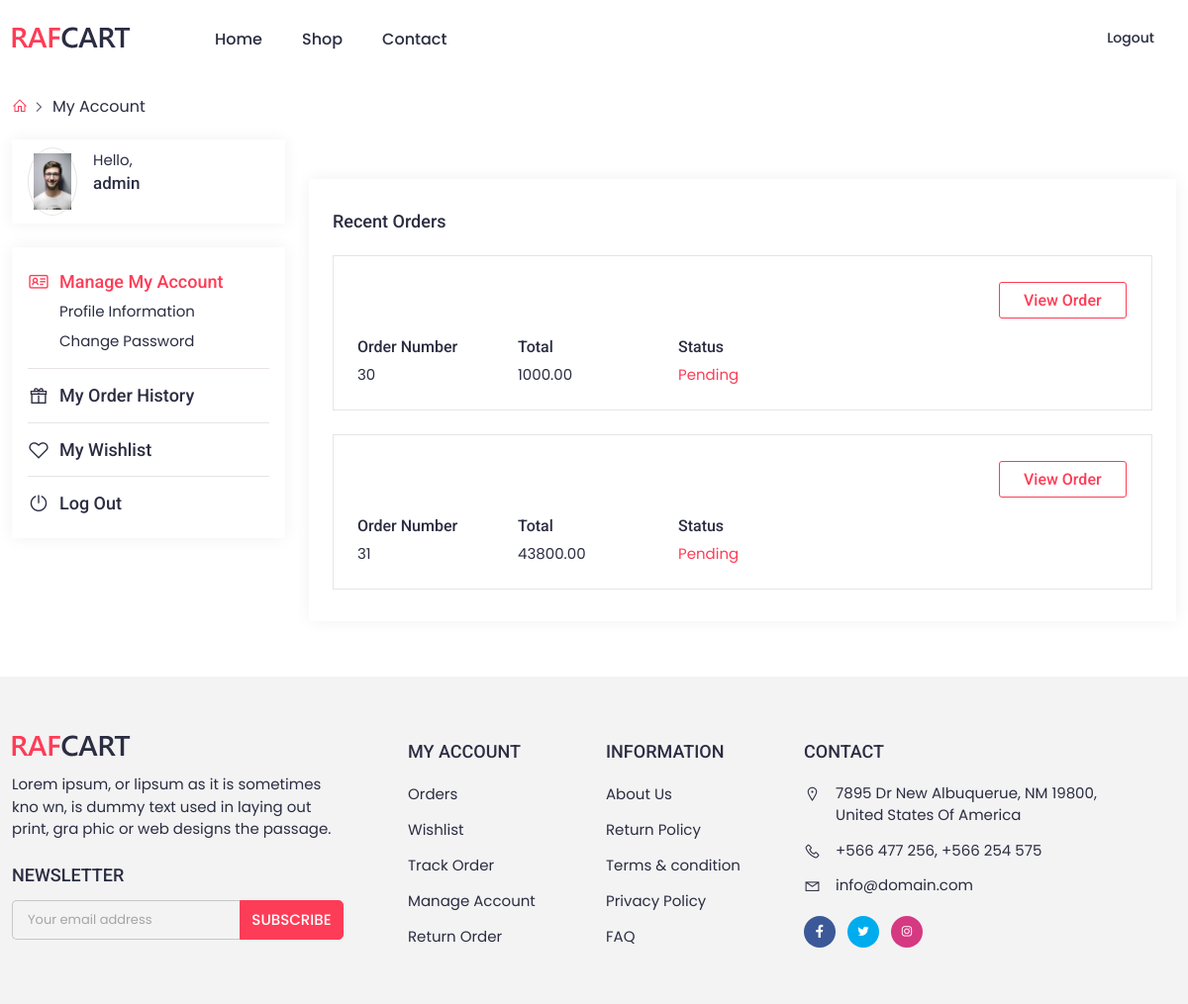
Before: /account/user/ (signed in) with the older database file.
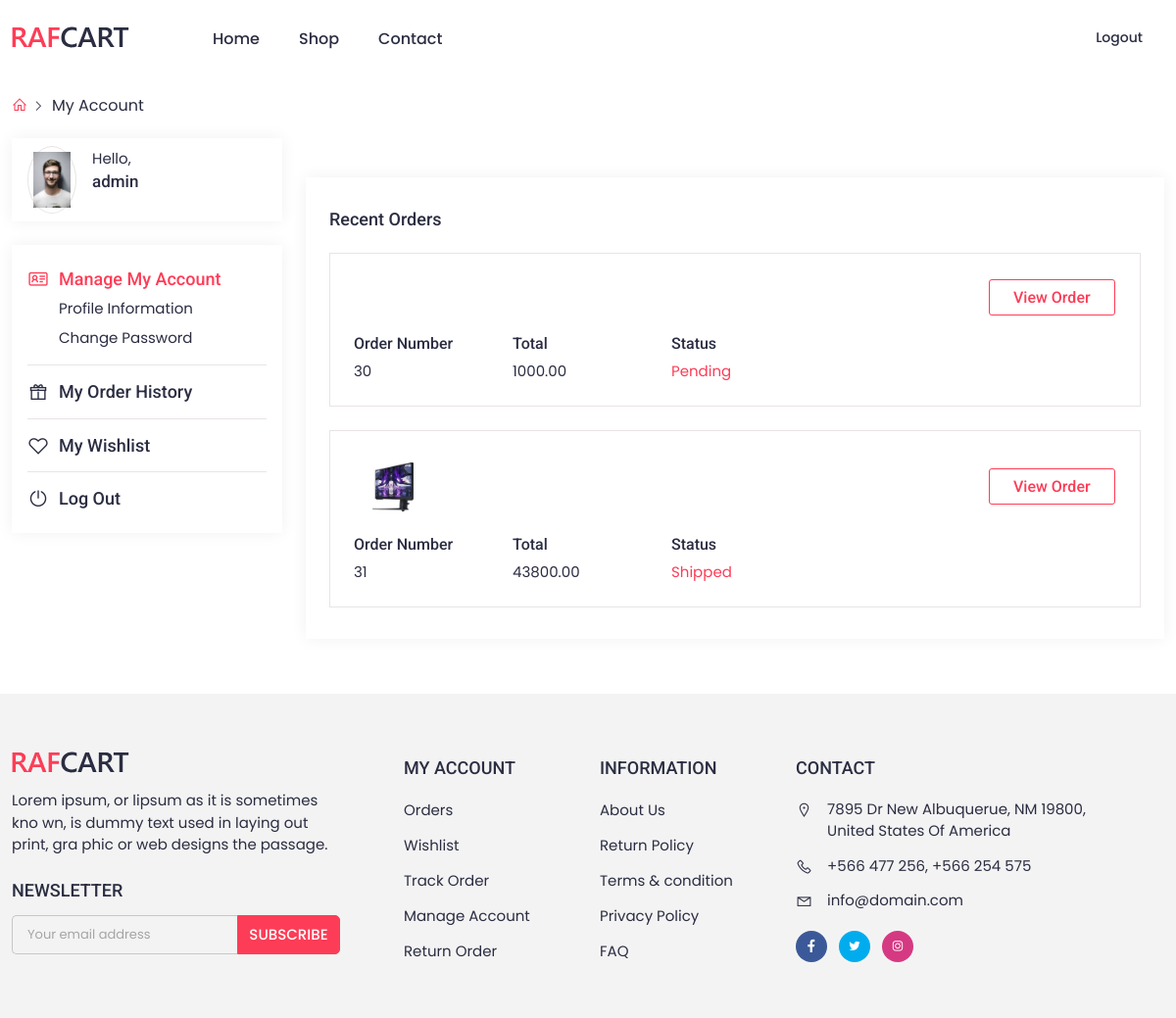
After: the same page with the newer database file.
### shop/models.py (models this page shows, shortened)
class Order(models.Model):
    user = models.ForeignKey(CustomUser, on_delete=models.CASCADE,related_name='orders')
    name = models.CharField(max_length=255)
    address = models.CharField(max_length=255)
    phone = models.CharField(max_length=20)
    email = models.EmailField()
    total_price = models.DecimalField(max_digits=10, decimal_places=2)
    cart_items = models.ManyToManyField(CartItem)
    created_at = models.DateField(default=timezone.now)
    STATUS_CHOICES = [
        ('pending', 'Pending'),
        ('shipped', 'Shipped'),
        ('delivered', 'Delivered'),
        ('cancelled', 'Cancelled'),
    ]
    status = models.CharField(max_length=20, choices=STATUS_CHOICES, default='pending',null=True)

class CartItem(models.Model):
    cart = models.ForeignKey(Cart, on_delete=models.CASCADE)
    product = models.ForeignKey(Product, on_delete=models.CASCADE)
    quantity = models.PositiveIntegerField(default=1)

class Product(models.Model):
    user = models.ForeignKey(CustomUser,on_delete=models.CASCADE,related_name='Product_user',null=True,blank=True)
    Name = models.CharField(max_length=60)
    Price = models.FloatField()
    Description = models.TextField(max_length=2000)
    Image = models.ImageField(upload_to='images/')
    Availability = models.BooleanField(default=True)
    Color=ColorField(default='#000000')
    Category=models.ForeignKey(Category, on_delete=models.SET_NULL, related_name="products",null=True)
    SubCategory=models.ForeignKey(SubCategory, on_delete=models.SET_NULL, related_name="products",null=True)
    Brand = models.ForeignKey(Brand, on_delete=models.CASCADE, related_name="Brand_Product",null=True)

### account/views.py (the view)
# urls.py: path('user/',views.account,name='user'),
@login_required
def account(request):
    user = request.user
    user_orders = user.orders.all() if hasattr(user, 'orders') else []
    return render(request, 'account/account.html', {'user': user, 'user_orders': user_orders})

### templates/account/account.html (shortened to what this page needs)
{% extends "base.html" %}
{% load static %}
{% block content %}
    <div class="container">
      <div class="breadcrumbs">
        <a href="{% url 'home'  %}"><i class="las la-home"></i></a>
        <a href="#" class="active">My Account</a>
      </div>
    </div>
     <div class="my_account_wrap section_padding_b">
      <div class="container">
        <div class="row">
          <div class="col-lg-3">
            <div class="account_sidebar">
              <div class="account_profile position-relative shadow_sm">
                <div class="acprof_img">
                  <a href="{% url 'user' %}">
                    <img
                          loading="lazy"
                          src="{% if user.img %}{{ user.img.url }}{% else %}{% static 'assets/images/default_image.jpeg' %}{% endif %}"
                          alt="Profile Image"
                    />
                  </a>
                </div>
                <div class="acprof_cont">
                  <p>Hello,</p>
                  <h4>{{user.name}}</h4>
                </div>
              </div>
              <div class="acprof_wrap shadow_sm">
                <div class="acprof_links">
                  <a href="account.html" class="active">
                    <h4 class="acprof_link_title">
                      <i class="lar la-id-card"></i>
                      Manage My Account
                    </h4>
                  </a>
                  <a href="{% url 'usre_info' %}">Profile Information</a>
                  <a href="{% url 'change_password' %}">Change Password</a>
                </div>
                <div class="acprof_links">
                  <a href="account-order-history.html">
                    <h4 class="acprof_link_title">
                      <i class="las la-gift"></i>
                      My Order History
                    </h4>
                  </a>
                </div>
                <div class="acprof_links">
                  <a href="{% url 'wishlist_list'  %}">
                    <h4 class="ac_link_title">
                      <i class="lar la-heart"></i>
                      My Wishlist
                    </h4>
                  </a>
                </div>
                <div class="acprof_links border-0">
                  <a  href="{% url 'logout' %}">
                    <h4 class="acprof_link_title">
                      <i class="las la-power-off"></i>
                      Log Out
                    </h4>
                  </a>
                </div>
              </div>
            </div>
          </div>
          <div class="col-lg-9">
            <div class="account_cont_wrap">
              <div class="prof_recent_order shadow_sm">
                <h4>Recent Orders</h4>
                {% for order in user_orders %}
                  <div class="single_prof_recorder">
                    <div class="prorder_img">
                      {% for cart_item in order.cart_items.all %}
                        <img
                            loading="lazy"
                            src="{{ cart_item.product.Image.url}}"
                            alt="product"
                        />
                      {% endfor %}
                    </div>
                    <div class="prorder_btn">
                      <a href="{% url 'order_detail' order.id %}">View Order</a>
                    </div>
                    <div class="prorder_txt prorder_odnumber">
                      <h5>Order Number</h5>
                      <p>{{ order.pk }}</p>
                    </div>
                    <div class="prorder_txt prorder_total">
                      <h5>Total</h5>
                      <p>{{ order.total_price }}</p>
                    </div>
                    <div class="prorder_txt prorder_status">
                      <h5 class="d-none d-md-block">Status</h5>
                      <p class="text-color">{{ order.get_status_display }}</p>
                    </div>
                  </div>
                {% endfor %}
              </div>
            </div>
          </div>
        </div>
      </div>
    </div>
{% endblock content %}

Changed rows visible on the page:
changed Order id 31: gains CartItem (product.Image (picture)); status "Pending" → "Shipped"
